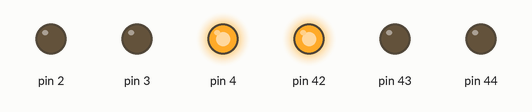
Recording of a sketch running on a simulated Arduino Mega 2560, built with avr-gcc and run on an emulated ATmega2560. Parts: output pins drawn as LEDs (lit = HIGH).

Above: at 2.5 s.
At 6.0 s:
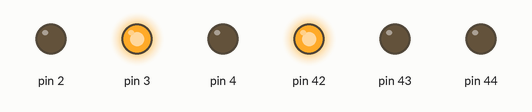
At 9.5 s:
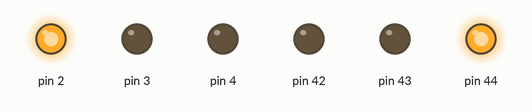
At 13.0 s:
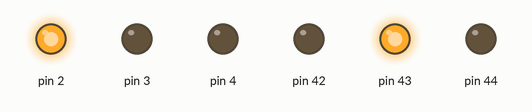
Timing chart, 0 to 18.2 s (numbered marks = the images above):
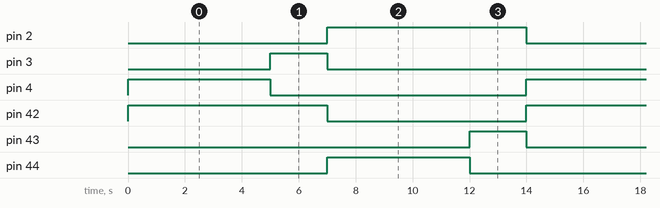

Measured:
- by itself, pin 2, pin 42: alternates HIGH for 7.0 s and LOW for 7.0 s
- by itself, pin 3, pin 43: alternates HIGH for 2.0 s and LOW for 12.0 s
- by itself, pin 4, pin 44: alternates HIGH for 5.0 s and LOW for 9.0 s

The sketch:

semaforo.ino
```cpp
#include <Controllino.h>

// Enum para estados
enum EstadoSem { A_VERDE, A_AMARILLO, B_VERDE, B_AMARILLO };
EstadoSem estado = A_VERDE;

// estructura del semáforo
struct Semaforo {
  int rojo;
  int amarillo;
  int verde;
};

// Semáforo A: tráfico vertical
Semaforo A = {CONTROLLINO_D0, CONTROLLINO_D1, CONTROLLINO_D2};

// Semáforo B: tráfico horizontal
Semaforo B = {CONTROLLINO_D12, CONTROLLINO_D13, CONTROLLINO_D14};

// Temporización
unsigned long tiempoEstado = 0;
const unsigned long DURACION_VERDE = 5000;
const unsigned long DURACION_AMARILLO = 2000;

void setup() {
  // Configurar pines como salidas
  pinMode(A.rojo, OUTPUT);
  pinMode(A.amarillo, OUTPUT);
  pinMode(A.verde, OUTPUT);

  pinMode(B.rojo, OUTPUT);
  pinMode(B.amarillo, OUTPUT);
  pinMode(B.verde, OUTPUT);

  // Iniciar en estado A_VERDE
  tiempoEstado = millis();
  actualizarSemaforos();
}

void loop() {
  unsigned long tiempoActual = millis();

  switch (estado) {
    case A_VERDE:
      if (tiempoActual - tiempoEstado >= DURACION_VERDE) {
        estado = A_AMARILLO;
        tiempoEstado = tiempoActual;
        actualizarSemaforos();
      }
      break;

    case A_AMARILLO:
      if (tiempoActual - tiempoEstado >= DURACION_AMARILLO) {
        estado = B_VERDE;
        tiempoEstado = tiempoActual;
        actualizarSemaforos();
      }
      break;

    case B_VERDE:
      if (tiempoActual - tiempoEstado >= DURACION_VERDE) {
        estado = B_AMARILLO;
        tiempoEstado = tiempoActual;
        actualizarSemaforos();
      }
      break;

    case B_AMARILLO:
      if (tiempoActual - tiempoEstado >= DURACION_AMARILLO) {
        estado = A_VERDE;
        tiempoEstado = tiempoActual;
        actualizarSemaforos();
      }
      break;
  }
}

// Actualiza los semáforos según el estado actual
void actualizarSemaforos() {
  switch (estado) {
    case A_VERDE:
      setSemaforo(A, LOW, LOW, HIGH);    // A verde
      setSemaforo(B, HIGH, LOW, LOW);    // B rojo
      break;

    case A_AMARILLO:
      setSemaforo(A, LOW, HIGH, LOW);    // A amarillo
      setSemaforo(B, HIGH, LOW, LOW);    // B rojo
      break;

    case B_VERDE:
      setSemaforo(A, HIGH, LOW, LOW);    // A rojo
      setSemaforo(B, LOW, LOW, HIGH);    // B verde
      break;

    case B_AMARILLO:
      setSemaforo(A, HIGH, LOW, LOW);    // A rojo
      setSemaforo(B, LOW, HIGH, LOW);    // B amarillo
      break;
  }
}

// Enciende el semáforo con los valores dados
void setSemaforo(Semaforo s, bool r, bool a, bool v) {
  digitalWrite(s.rojo, r);
  digitalWrite(s.amarillo, a);
  digitalWrite(s.verde, v);
}
```
